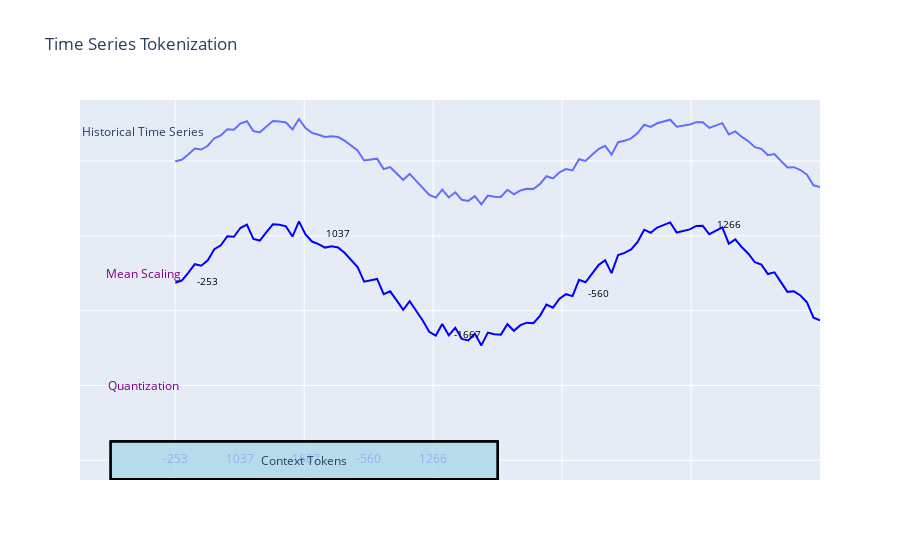

Notebook source saved alongside this figure:
### Code cell
# Generate some synthetic data for historical time series representation
x = np.linspace(0, 10, 100)
y = np.sin(x) + np.random.normal(0, 0.1, 100)

# Create the figure
fig = go.Figure()

# Add Historical Time Series
fig.add_trace(go.Scatter(x=x, y=y, mode='lines', name='Historical Time Series'))

# Create mean scaling and quantization sections
scaled_y = (y - np.mean(y)) / np.std(y)  # Mock mean scaling
quantized_y = np.round(scaled_y * 1000).astype(int)  # Mock quantization

# Plot the scaled series
fig.add_trace(go.Scatter(x=x, y=scaled_y - 3, mode='lines', line=dict(color="blue"), showlegend=False))

# Simulate quantization blocks
for i in range(0, 100, 20):
    fig.add_shape(type="rect", x0=x[i], y0=scaled_y[i] - 3.5, x1=x[i+10], y1=scaled_y[i] - 2.5,
                  line=dict(color="black"), fillcolor="rgba(0,0,0,0.1)")
    fig.add_trace(go.Scatter(x=[x[i]+0.5], y=[scaled_y[i] - 3], text=[quantized_y[i]], 
                             mode="text", showlegend=False, textfont=dict(size=10, color="black")))

# Create Context Tokens below
for i, val in enumerate(quantized_y[::20]):
    fig.add_trace(go.Scatter(x=[i], y=[-8], text=[val], mode="text", showlegend=False,
                             textfont=dict(size=12, color="blue"), textposition="middle center"))

# Layout adjustments
fig.update_layout(
    title="Time Series Tokenization",
    xaxis=dict(showticklabels=False, zeroline=False),
    yaxis=dict(showticklabels=False, zeroline=False),
    showlegend=False,
    shapes=[
        # Box around context tokens
        dict(type="rect", x0=-1, y0=-8.5, x1=5, y1=-7.5, line=dict(color="black"), fillcolor="rgba(173,216,230,0.3)"),
    ],
    annotations=[
        dict(x=-0.5, y=0.8, xref="x", yref="y", text="Historical Time Series", showarrow=False, font=dict(size=12)),
        dict(x=-0.5, y=-3, xref="x", yref="y", text="Mean Scaling", showarrow=False, font=dict(size=12, color="purple")),
        dict(x=-0.5, y=-6, xref="x", yref="y", text="Quantization", showarrow=False, font=dict(size=12, color="purple")),
        dict(x=2, y=-8, xref="x", yref="y", text="Context Tokens", showarrow=False, font=dict(size=12)),
    ]
)

fig.show()

### Figure 1 — Plotly figure (JSON) as saved in the notebook; plotly's stock layout.template omitted (floating-point values rounded to 4 significant figures)
{"data": [{"mode": "lines", "name": "Historical Time Series", "type": "scatter", "x": [0, 0.101, 0.202, 0.303, 0.404, 0.5051, 0.6061, 0.7071, 0.8081, 0.9091, 1.01, 1.111, 1.212, 1.313, 1.414, 1.515, 1.616, 1.717, 1.818, 1.919, 2.02, 2.121, 2.222, 2.323, 2.424, 2.525, 2.626, 2.727, 2.828, 2.929, 3.03, 3.131, 3.232, 3.333, 3.434, 3.535, 3.636, 3.737, 3.838, 3.939, 4.04, 4.141, 4.242, 4.343, 4.444, 4.545, 4.646, 4.747, 4.848, 4.949, 5.051, 5.152, 5.253, 5.354, 5.455, 5.556, 5.657, 5.758, 5.859, 5.96, 6.061, 6.162, 6.263, 6.364, 6.465, 6.566, 6.667, 6.768, 6.869, 6.97, 7.071, 7.172, 7.273, 7.374, 7.475, 7.576, 7.677, 7.778, 7.879, 7.98, 8.081, 8.182, 8.283, 8.384, 8.485, 8.586, 8.687, 8.788, 8.889, 8.99, 9.091, 9.192, 9.293, 9.394, 9.495, 9.596, 9.697, 9.798, 9.899, 10], "y": [-0.005965, 0.03364, 0.1752, 0.3347, 0.3075, 0.4075, 0.6093, 0.6819, 0.8484, 0.8386, 0.9999, 1.063, 0.7985, 0.7693, 0.9236, 1.067, 1.058, 1.031, 0.8434, 1.123, 0.8817, 0.751, 0.7027, 0.6401, 0.6638, 0.6413, 0.544, 0.4219, 0.2839, 0.01409, 0.04496, 0.0627, -0.2171, -0.1641, -0.3317, -0.5044, -0.3455, -0.5271, -0.7008, -0.9084, -0.9783, -0.7664, -0.974, -0.8353, -1.038, -1.067, -0.9414, -1.159, -0.9234, -0.9552, -0.9605, -0.7692, -0.8894, -0.7858, -0.7408, -0.7508, -0.6154, -0.407, -0.4643, -0.3004, -0.2169, -0.2525, 0.04747, 0.00262, 0.1669, 0.3188, 0.4058, 0.1695, 0.503, 0.5426, 0.6045, 0.7449, 0.9688, 0.9131, 1.009, 1.063, 1.103, 0.9175, 0.9405, 0.9752, 1.039, 1.039, 0.8851, 0.9559, 1.013, 0.7109, 0.7912, 0.6446, 0.5272, 0.3704, 0.3256, 0.1532, 0.1852, 0.004104, -0.1743, -0.1646, -0.2412, -0.3652, -0.6494, -0.6953]}, {"line": {"color": "blue"}, "mode": "lines", "showlegend": false, "type": "scatter", "x": [0, 0.101, 0.202, 0.303, 0.404, 0.5051, 0.6061, 0.7071, 0.8081, 0.9091, 1.01, 1.111, 1.212, 1.313, 1.414, 1.515, 1.616, 1.717, 1.818, 1.919, 2.02, 2.121, 2.222, 2.323, 2.424, 2.525, 2.626, 2.727, 2.828, 2.929, 3.03, 3.131, 3.232, 3.333, 3.434, 3.535, 3.636, 3.737, 3.838, 3.939, 4.04, 4.141, 4.242, 4.343, 4.444, 4.545, 4.646, 4.747, 4.848, 4.949, 5.051, 5.152, 5.253, 5.354, 5.455, 5.556, 5.657, 5.758, 5.859, 5.96, 6.061, 6.162, 6.263, 6.364, 6.465, 6.566, 6.667, 6.768, 6.869, 6.97, 7.071, 7.172, 7.273, 7.374, 7.475, 7.576, 7.677, 7.778, 7.879, 7.98, 8.081, 8.182, 8.283, 8.384, 8.485, 8.586, 8.687, 8.788, 8.889, 8.99, 9.091, 9.192, 9.293, 9.394, 9.495, 9.596, 9.697, 9.798, 9.899, 10], "y": [-3.253, -3.196, -2.99, -2.758, -2.797, -2.652, -2.359, -2.253, -2.011, -2.025, -1.791, -1.699, -2.084, -2.126, -1.902, -1.693, -1.706, -1.746, -2.018, -1.612, -1.963, -2.153, -2.223, -2.314, -2.28, -2.312, -2.454, -2.631, -2.832, -3.224, -3.179, -3.153, -3.56, -3.483, -3.727, -3.978, -3.747, -4.011, -4.263, -4.565, -4.667, -4.359, -4.661, -4.459, -4.754, -4.796, -4.613, -4.929, -4.587, -4.633, -4.641, -4.363, -4.537, -4.387, -4.321, -4.336, -4.139, -3.836, -3.919, -3.681, -3.56, -3.612, -3.176, -3.241, -3.002, -2.781, -2.655, -2.998, -2.513, -2.456, -2.366, -2.162, -1.836, -1.917, -1.778, -1.7, -1.641, -1.911, -1.877, -1.827, -1.734, -1.734, -1.958, -1.855, -1.772, -2.211, -2.094, -2.307, -2.478, -2.706, -2.771, -3.022, -2.975, -3.239, -3.498, -3.484, -3.595, -3.775, -4.189, -4.255]}, {"mode": "text", "showlegend": false, "text": ["-253"], "textfont": {"color": "black", "size": 10}, "type": "scatter", "x": [0.5], "y": [-3.253]}, {"mode": "text", "showlegend": false, "text": ["1037"], "textfont": {"color": "black", "size": 10}, "type": "scatter", "x": [2.52], "y": [-1.963]}, {"mode": "text", "showlegend": false, "text": ["-1667"], "textfont": {"color": "black", "size": 10}, "type": "scatter", "x": [4.54], "y": [-4.667]}, {"mode": "text", "showlegend": false, "text": ["-560"], "textfont": {"color": "black", "size": 10}, "type": "scatter", "x": [6.561], "y": [-3.56]}, {"mode": "text", "showlegend": false, "text": ["1266"], "textfont": {"color": "black", "size": 10}, "type": "scatter", "x": [8.581], "y": [-1.734]}, {"mode": "text", "showlegend": false, "text": ["-253"], "textfont": {"color": "blue", "size": 12}, "textposition": "middle center", "type": "scatter", "x": [0], "y": [-8]}, {"mode": "text", "showlegend": false, "text": ["1037"], "textfont": {"color": "blue", "size": 12}, "textposition": "middle center", "type": "scatter", "x": [1], "y": [-8]}, {"mode": "text", "showlegend": false, "text": ["-1667"], "textfont": {"color": "blue", "size": 12}, "textposition": "middle center", "type": "scatter", "x": [2], "y": [-8]}, {"mode": "text", "showlegend": false, "text": ["-560"], "textfont": {"color": "blue", "size": 12}, "textposition": "middle center", "type": "scatter", "x": [3], "y": [-8]}, {"mode": "text", "showlegend": false, "text": ["1266"], "textfont": {"color": "blue", "size": 12}, "textposition": "middle center", "type": "scatter", "x": [4], "y": [-8]}], "layout": {"annotations": [{"font": {"size": 12}, "showarrow": false, "text": "Historical Time Series", "x": -0.5, "xref": "x", "y": 0.8, "yref": "y"}, {"font": {"color": "purple", "size": 12}, "showarrow": false, "text": "Mean Scaling", "x": -0.5, "xref": "x", "y": -3, "yref": "y"}, {"font": {"color": "purple", "size": 12}, "showarrow": false, "text": "Quantization", "x": -0.5, "xref": "x", "y": -6, "yref": "y"}, {"font": {"size": 12}, "showarrow": false, "text": "Context Tokens", "x": 2, "xref": "x", "y": -8, "yref": "y"}], "shapes": [{"fillcolor": "rgba(173,216,230,0.3)", "line": {"color": "black"}, "type": "rect", "x0": -1, "x1": 5, "y0": -8.5, "y1": -7.5}, {"fillcolor": "rgba(173,216,230,0.3)", "line": {"color": "black"}, "type": "rect", "x0": -1, "x1": 5, "y0": -8.5, "y1": -7.5}, {"fillcolor": "rgba(173,216,230,0.3)", "line": {"color": "black"}, "type": "rect", "x0": -1, "x1": 5, "y0": -8.5, "y1": -7.5}, {"fillcolor": "rgba(173,216,230,0.3)", "line": {"color": "black"}, "type": "rect", "x0": -1, "x1": 5, "y0": -8.5, "y1": -7.5}, {"fillcolor": "rgba(173,216,230,0.3)", "line": {"color": "black"}, "type": "rect", "x0": -1, "x1": 5, "y0": -8.5, "y1": -7.5}], "showlegend": false, "title": {"text": "Time Series Tokenization"}, "xaxis": {"showticklabels": false, "zeroline": false}, "yaxis": {"showticklabels": false, "zeroline": false}}}
